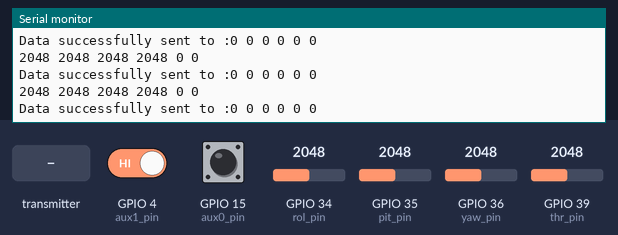
The sketch below on a simulated ESP32. Shown: the last lines printed to the serial monitor. Inputs (shaded band) come from the test bench; at power-on: GPIO 34 (rol_pin) = 2048, GPIO 35 (pit_pin) = 2048, GPIO 36 (yaw_pin) = 2048, GPIO 39 (thr_pin) = 2048, GPIO 4 (aux1_pin) HIGH, GPIO 15 (aux0_pin) HIGH.

Above: at 1.2 s.
1.3 s: the transmitter starts sending battery = 0
3.3 s: GPIO 34 (rol_pin) set to 2866
At 3.44 s:
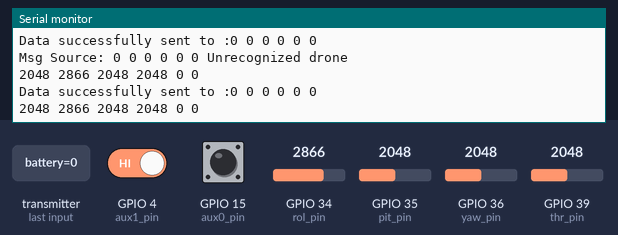
4.8 s: GPIO 35 (pit_pin) set to 2866
At 4.96 s:
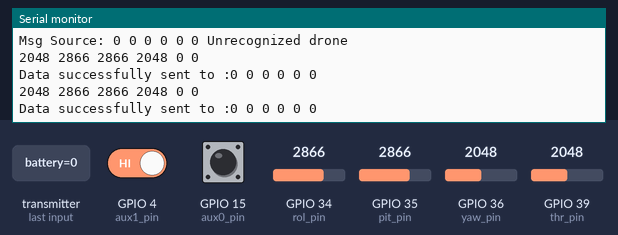
6.3 s: GPIO 36 (yaw_pin) set to 2866
At 6.47 s:
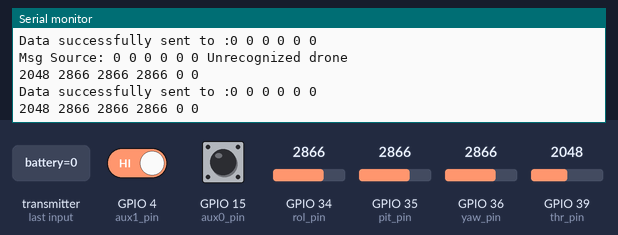
7.8 s: GPIO 39 (thr_pin) set to 2866
At 7.99 s:
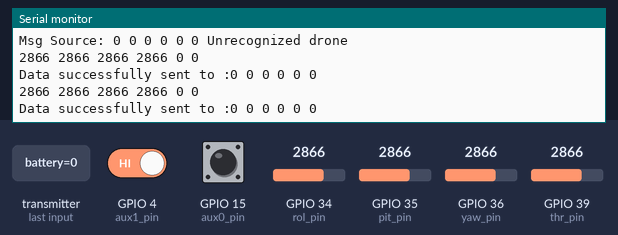
9.3 s: GPIO 4 (aux1_pin) driven LOW
At 9.4 s:
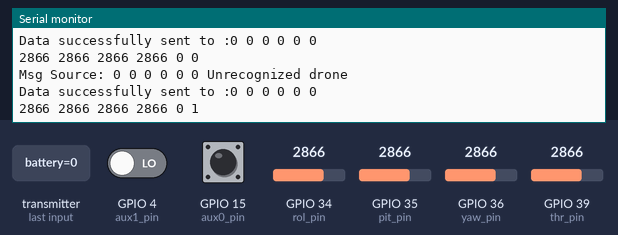

The sketch:

controller_32.ino
```cpp
// https://randomnerdtutorials.com/esp-now-esp32-arduino-ide/

#include <esp_now.h>
#include <WiFi.h>

#define txInterval 100

#define thr_pin 39
#define yaw_pin 36
#define rol_pin 34
#define pit_pin 35
#define aux0_pin 15
#define aux1_pin 4

uint8_t drone_address[] = {0x5C, 0xCF, 0x7F, 0xB7, 0x22, 0x8E};
uint8_t drone2_address[] = {0x84, 0xF3, 0xEB, 0x5A, 0x73, 0xA2};
uint8_t drone3_address[] = {0xBC, 0xDD, 0xC2, 0x2B, 0x0E, 0x98};
uint8_t station_address[] = {0x80, 0x7D, 0x3A, 0xB7, 0x81, 0x54};


// Receive data structure
typedef struct drone_message {
  String message;
  float battery;
  unsigned long time_alive;
  float pose[7];
} drone_message;


// Send data structure
typedef struct command_message {
  int throttle;
  int roll;
  int pitch;
  int yaw;
  int aux[4];
  uint8_t station_clock[2];
} command_message;


bool compare_address(uint8_t* add1, const unsigned char* add2)
{
  for (int i = 0; i < 6; i++)
    if (add1[i] != add2[i])
      return false;
  return true;
}

void print_address(uint8_t* add) {
  for (int i = 0; i < 6; i++) {
    Serial.print(add[i], HEX);
    Serial.print(" ");
  }
}

class Drone_Handler {
  public:
    uint8_t address[6];  // RECEIVER MAC Address
    drone_message droneData;
    command_message commandData;
    esp_now_peer_info_t peerInfo;
    boolean connection_status = false;

    Drone_Handler() {
    }

    void begin(uint8_t* droneAddress) {
      memcpy(address, droneAddress, 6);
      memcpy(peerInfo.peer_addr, address, 6); //register peer
      peerInfo.channel = 0;
      peerInfo.encrypt = false;

      print_address(droneAddress);
      if (esp_now_add_peer(&peerInfo) != ESP_OK) {
        Serial.println(" peer registration failure\n");
      }
      else {
        Serial.println(" peer registration success\n");
        connection_status = true;
      }
    }

    void transmit() {
      esp_now_send(address, (uint8_t *) &commandData, sizeof(commandData));
    }

    void send(command_message* inputCommand) {
      memcpy(&commandData, inputCommand, sizeof(commandData));

      esp_now_send(address, (uint8_t *) &commandData, sizeof(commandData));
    }

    void receive(const unsigned char* incomingData) {
      memcpy(&droneData, incomingData, sizeof(droneData));
    }

    void print_droneData() {
      Serial.print("Message: "); Serial.print(droneData.message);
      Serial.print(" Battery Voltage: "); Serial.print(droneData.battery);
      Serial.print(" Alive Time: "); Serial.println(droneData.time_alive);
      Serial.println();
    }
};


Drone_Handler drone;


unsigned long beginTime;
unsigned long lastTime = 0;
unsigned long timerDelay = 1000;  // send commands timer


// Callback when data is sent
void OnDataSent(const uint8_t *mac_addr, esp_now_send_status_t status) {

  if (status != ESP_NOW_SEND_SUCCESS) {
    Serial.println("Delivery fail");
  }
  else {
    Serial.print("Data successfully sent to :");
    print_address((uint8_t*)mac_addr);
    Serial.println("\n");
  }

}

// Callback function that will be executed when data is received
void OnDataRecv(const unsigned char* mac, const unsigned char* incomingData, int len) {

  bool recognized = false;

  Serial.print("Msg Source: ");
  print_address((uint8_t*)mac);


  if (compare_address(drone.address, mac)) {
    drone.receive(incomingData);

    Serial.println("Recognized as registered drone");
    drone.print_droneData();

    recognized = true;
  }

  if (!recognized) Serial.println("Unrecognized drone\n");
}


void setup() {

  pinMode(thr_pin, INPUT);
  pinMode(yaw_pin, INPUT);
  pinMode(yaw_pin, INPUT);
  pinMode(rol_pin, INPUT);
  pinMode(aux0_pin, INPUT);
  pinMode(aux1_pin, INPUT);

  beginTime = millis();
  Serial.begin(115200);
  Serial.print("\n\n\n\n\n");

  WiFi.mode(WIFI_STA);  // Set device as a Wi-Fi Station

  if (esp_now_init() != ESP_OK) {  // Init ESP-NOW
    Serial.println("Error initializing ESP-NOW");
    return;
  }

  // Once ESPNow is successfully Init, we will register for
  esp_now_register_send_cb(OnDataSent);  // sendCB to get the status of Trasnmitted packet
  esp_now_register_recv_cb(OnDataRecv);  // recvCB to get recv packer info

  drone.begin(drone_address);

}


void loop() {

  unsigned long currentTime = millis();

  if ((currentTime - lastTime) > txInterval) {
    drone.commandData.throttle = analogRead(thr_pin);
    drone.commandData.roll = analogRead(rol_pin);
    drone.commandData.pitch = analogRead(pit_pin);
    drone.commandData.yaw = analogRead(yaw_pin);

    drone.commandData.aux[0] = !digitalRead(aux0_pin) ? !drone.commandData.aux[0] : drone.commandData.aux[0];
    drone.commandData.aux[1] = !digitalRead(aux1_pin) ? !drone.commandData.aux[1] : drone.commandData.aux[1];

    drone.commandData.station_clock[0] = floor(((currentTime - beginTime) / 1000) / 60.0);
    drone.commandData.station_clock[1] = ((currentTime - beginTime) / 1000) % 60;

    Serial.print(drone.commandData.throttle);  Serial.print(" ");
    Serial.print(drone.commandData.roll);  Serial.print(" ");
    Serial.print(drone.commandData.pitch);  Serial.print(" ");
    Serial.print(drone.commandData.yaw);  Serial.print(" ");
    Serial.print(drone.commandData.aux[0]);  Serial.print(" ");
    Serial.print(drone.commandData.aux[1]);  Serial.println();

    if (drone.connection_status) {
      drone.transmit();
    }
    else {
      Serial.println(" peer not connected, no data sent\n");
    }

    lastTime = currentTime;
  }


}
```

Measured:
- after the input at 3.3 s, the serial monitor: prints a new line at once (image 1)
- after the input at 4.8 s, the serial monitor: prints a new line after 0.05 s (image 2)
- after the input at 6.3 s, the serial monitor: prints a new line after 0.07 s (image 3)
- after the input at 7.8 s, the serial monitor: prints a new line after 0.08 s (image 4)
- after the input at 9.3 s, the serial monitor: prints a new line after 0.10 s (image 5)
